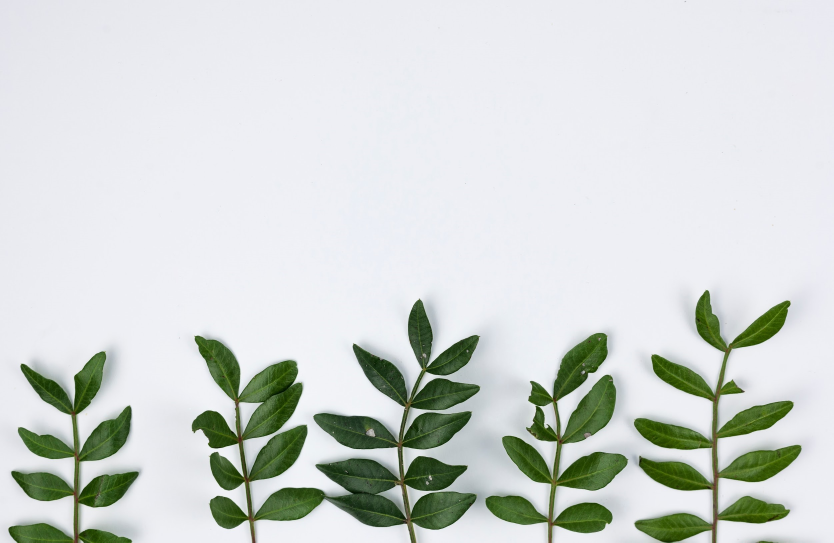
#> input picture Dataset/Image (1).jpg, 2500 x 1627 px, found by its file name (shown at 1/3 size)
$ python ImagesToPoints.py
#> lines starting #> are read from the running program, lines starting #| are printed output that depends on the picture; after the words box and inside, x2 and y2 are one past the last pixel; in counts of white or black regions, pixels touching at a corner belong together
#> in main, image is the input picture: shape (1627, 2500, 3); mean B, G, R 210.8, 214, 208.8
# This program is to Detect the edges in a images and convert the pixels on the edges to world coordinate points

#############################################################################################################
import cv2
import numpy as np
import math
import matplotlib.pyplot as plt
import matplotlib.image as mpimg
import os
import sys
import time
import pandas as pd
# Import Delaunay triangulation from scipy.spatial
from scipy.spatial import Delaunay

#############################################################################################################

# Resize Image


def resize_image(image):
    # Resize to specific size
    dim = (595, 842)

    # Resize the image
    resized = cv2.resize(image, dim, interpolation=cv2.INTER_AREA)
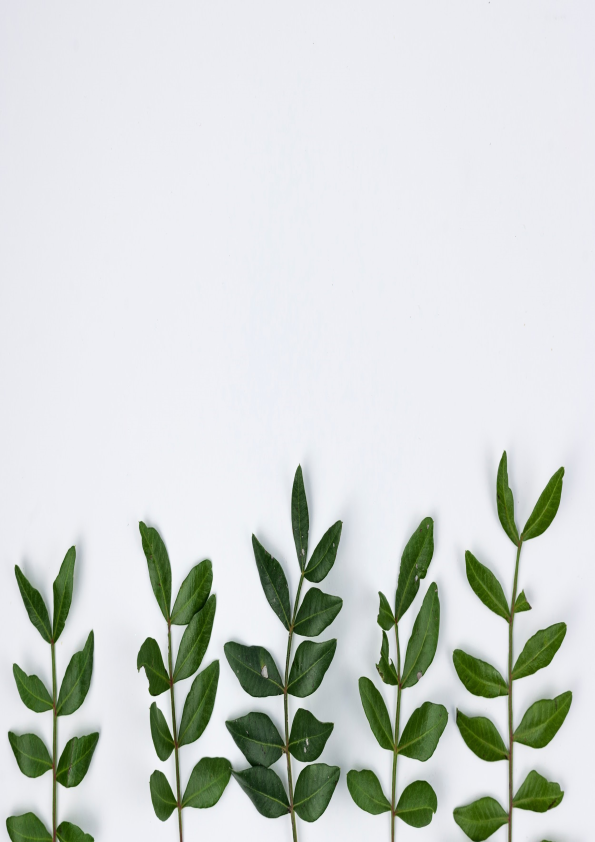
#> resized: shape (842, 595, 3); mean B, G, R 210.8, 214, 208.8

    return resized


#############################################################################################################

# Function to detect the edges in a image


def detect_edges(image):
    # Resize image
    image = resize_image(image)

    # Convert the image to gray scale
    gray = cv2.cvtColor(image, cv2.COLOR_RGB2GRAY)
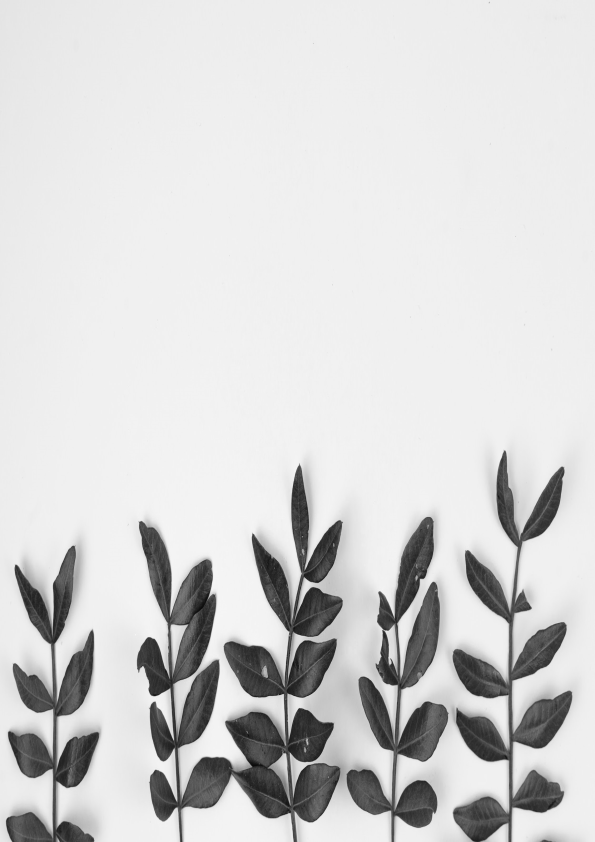
#> gray: shape (842, 595); min 11, max 246, mean 212.2

    # Apply Gaussian blur to the gray scale image
    blur = cv2.GaussianBlur(gray, (5, 5), 0)  # 5,5 is the kernel size

    # Apply Canny edge detection to the blurred image
    # 50,150 are the thresholds for the hysteresis procedure
    canny = cv2.Canny(blur, 50, 150)
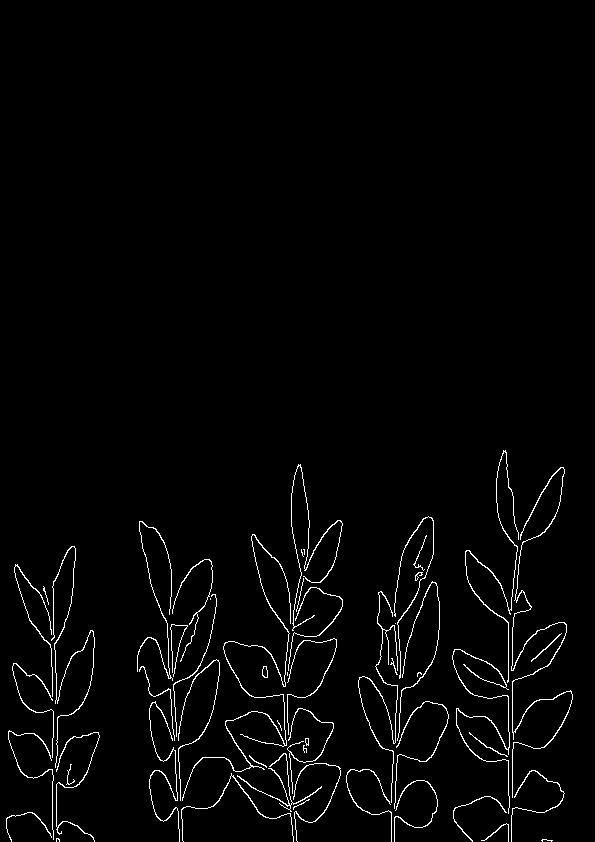
#> canny: shape (842, 595); 2.2% white in thin lines or dots, all inside (x1, y1, x2, y2) = (6, 450, 573, 842)
    cv2.imshow("canny", canny)
    cv2.waitKey(0)

    return canny


#############################################################################################################

# Convert canny edge detected image pixel i,j to equivalent world coordinate x,y points

def pixels_to_points(canny):
    # Invert the image
    # canny = cv2.bitwise_not(canny)

    # Get the shape of the image
    height, width = canny.shape
#> height = 842; width = 595

    # Get the number of pixels
    num_pixels = height * width
#> num_pixels = 500990

    # Get the number of points
    num_points = 0

    # Get the pixel values
    pixel_values = canny.reshape(num_pixels)

    # Get the x,y points
    points = []

    # Convert the pixel values to points
    for i in range(num_pixels):
        if pixel_values[i] == 255:
            x = i % width
            y = math.floor(i / width)
            points.append([x, y])
            num_points += 1
#> after the loop, num_points = 10772; points = 10772 pairs, first value 6 to 572, second value 450 to 841

    # Reflect the points by 180 degrees
    for i in range(num_points):
        points[i][0] = width - points[i][0]
        points[i][1] = height - points[i][1]
#> after the loop, points = 10772 pairs, first value 23 to 589, second value 1 to 392

    # Plot the points using matplotlib
    # create a figure
    plt.figure()
    # plot the points
    plt.scatter(*zip(*points), color="red", marker=".",
                s=0.1)  # Set the marker size using s=0.1
    # set the title
    plt.title("Points")
    # set the x-axis label
    plt.xlabel("x")
    # set the y-axis label
    plt.ylabel("y")
    # Set the x axis limit
    plt.xlim(0, width)
    # Set the y axis limit
    plt.ylim(0, height)
    # display scatter plot
    plt.show()
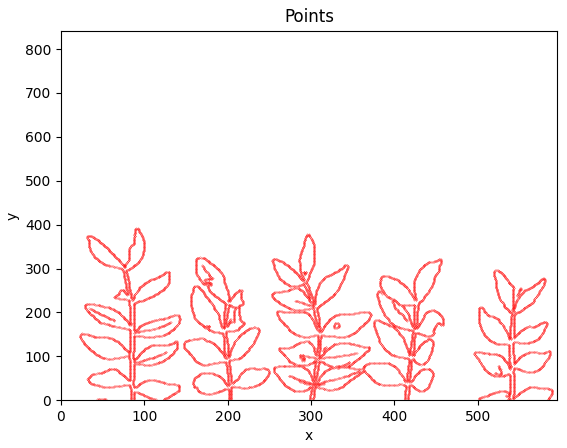
#> figure drawn by matplotlib, 1 panel

    return points, num_points


#############################################################################################################

# Convert the points to a csv file
def points_to_csv(filename, points, num_points):
    # Create a dataframe
    df = pd.DataFrame(points, columns=["x", "y"])

    filename = filename.split(".")[0]
    filename = "points_" + filename + ".csv"

    # Save the dataframe to a csv file
    df.to_csv(filename, index=False)

    return

#############################################################################################################

# Function for Delaunay Triangulation from a set of points


def delaunay_triangulation(points, num_points):
    # Triangulate the points using scipy Delaunay triangulation
    triangles = Delaunay(points)

    # Get the number of triangles
    num_triangles = triangles.nsimplex

    # Get the indices of the triangles
    indices = triangles.simplices

    # Get the coordinates of the triangles
    coordinates = triangles.points

    # Get the edges of the triangles
    edges = triangles.convex_hull

    # Plot the triangles using matplotlib
    # create a figure
    plt.figure()
    # plot the points
    plt.triplot(coordinates[:, 0], coordinates[:, 1], indices, color="blue")
    # set the title
    plt.title("Triangles")
    # set the x-axis label
    plt.xlabel("x")
    # set the y-axis label
    plt.ylabel("y")
    # display scatter plot
    plt.show()

    return triangles, edges

#############################################################################################################

# Main Function


def main():
    # Read the image
    image_path = ".\Dataset\Image (1).jpg"
    file_name = os.path.basename(image_path)
    if not os.path.exists(image_path):
        print("Image does not exist")
        sys.exit(0)

    image = cv2.imread(image_path)

    edge_detected_image = detect_edges(image)
    points, num_points = pixels_to_points(edge_detected_image)
#> num_points = 10772
    points_to_csv(file_name, points, num_points)
#> in points_to_csv, `df = pd.DataFrame(points, columns=["x", "y"])`: df = table of 10772 rows and 2 columns
    return

#############################################################################################################


# Call the main function
if __name__ == "__main__":
    main()

$ run again, with Dataset/Image (2).jpg copied over Dataset/Image (1).jpg
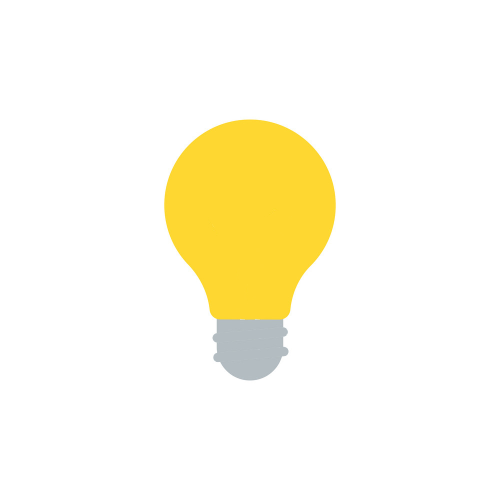
#> input picture Dataset/Image (2).jpg, 1000 x 981 px, found by its file name (shown at 1/2 size)
#> in main, image is the input picture: shape (981, 1000, 3); mean B, G, R 232.3, 249.7, 253.7
#> in detect_edges, `canny = cv2.Canny(blur, 50, 150)`:
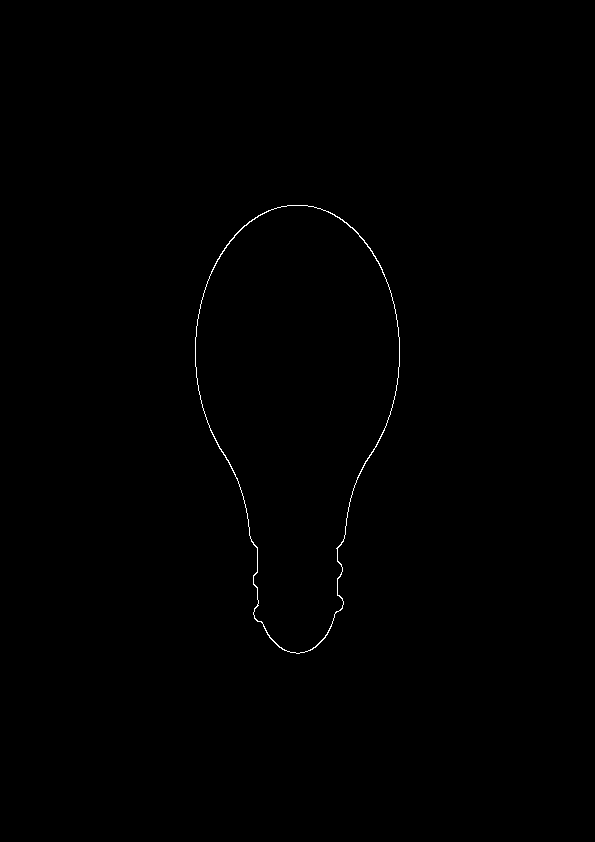
#> canny: shape (842, 595); 0.24% white in thin lines or dots, all inside (x1, y1, x2, y2) = (195, 205, 400, 654)
#> after the loop in pixels_to_points, `for i in range(num_pixels):`: num_points = 1223; points = 1223 pairs, first value 195 to 399, second value 205 to 653
#> after the loop in pixels_to_points, `for i in range(num_points):`: points = 1223 pairs, first value 196 to 400, second value 189 to 637
#> in pixels_to_points, `plt.show()`:
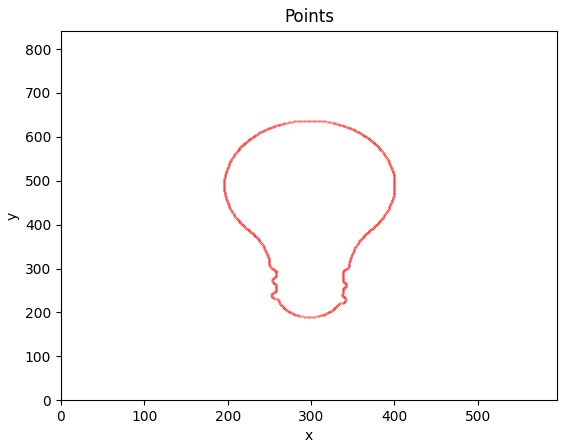
#> figure drawn by matplotlib, 1 panel
#> in main, `points, num_points = pixels_to_points(edge_detected_image)`: num_points = 1223
#> df = table of 1223 rows and 2 columns
